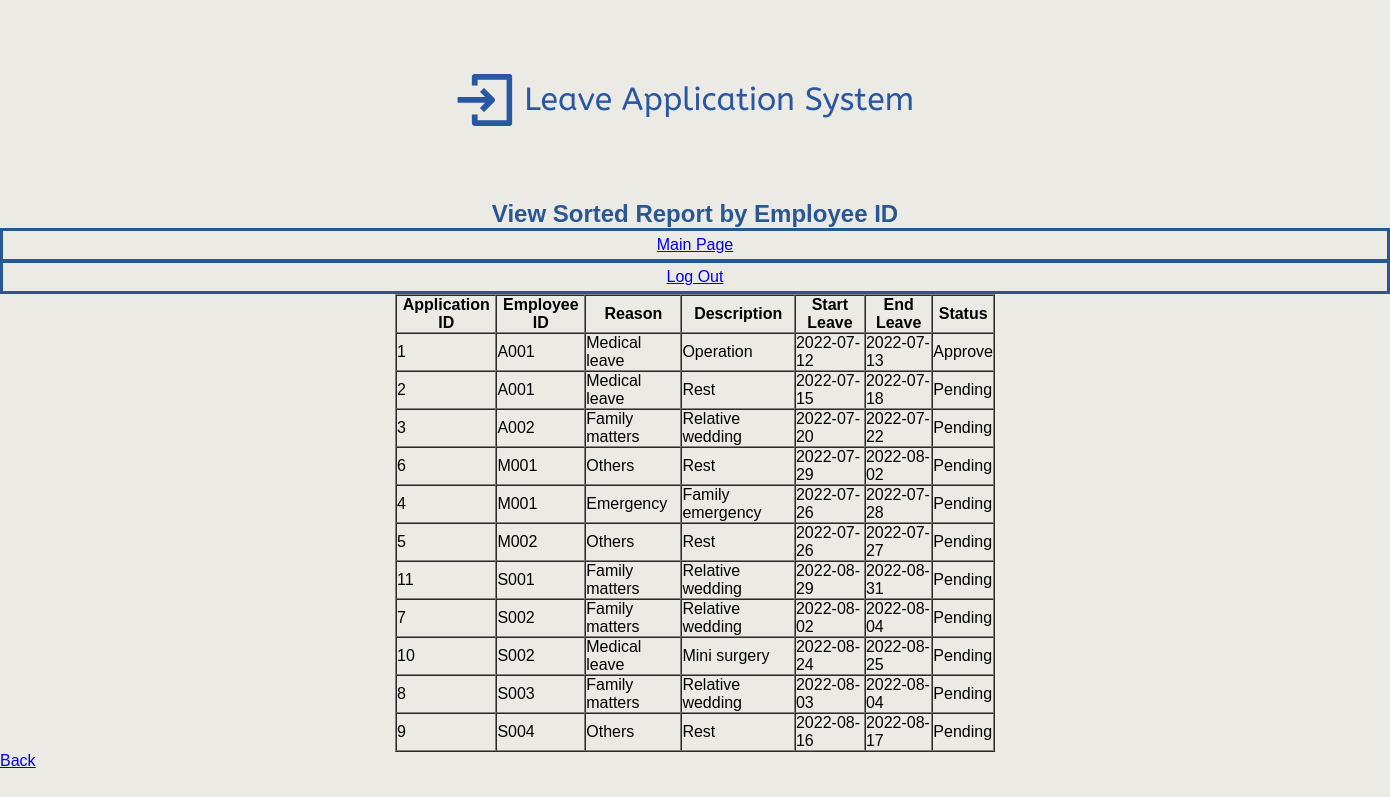
Page /view_sort_id.php (signed in) on the committed database.
### tables this page shows
CREATE TABLE `leaveapplication` (
  `applicationID` int(6) NOT NULL,
  `empID` varchar(5) DEFAULT NULL,
  `status` varchar(10) DEFAULT NULL,
  `reason` varchar(50) DEFAULT NULL,
  `description` varchar(100) DEFAULT NULL
);

CREATE TABLE `dateleave` (
  `applicationID` int(6) NOT NULL,
  `startLeave` date DEFAULT NULL,
  `endLeave` date DEFAULT NULL
);

### view_sort_id.php (the view, shortened to what this page needs)
<html>
	<head>
        <link rel="stylesheet" href="layout.css">
    <head>
    <body>
    <div class = header>
            <img src ="header.png" />
            <h2>View Sorted Report by Employee ID</h2>
        <div id="rpt">
        <?php if ($_SESSION["LEVEL"] == 1 || $_SESSION["LEVEL"] == 2) {?>
		<?php
            require("config.php");
            $sql = "SELECT a.*, d.*
                    FROM LeaveApplication a JOIN DateLeave d
                    ON a.applicationID = d.applicationID
                    ORDER BY a.empID;";
            $result = mysqli_query($conn, $sql);
            $count = 1;
            if (mysqli_num_rows($result) > 0) {
        ?>
		<table width="600" border="1" cellspacing="0" cellpadding="3">
		<tr>
            <td align="center"><strong>Application ID</strong></td>
            <td align="center"><strong>Employee ID</strong></td>
            <td align="center"><strong>Reason</strong></td>
            <td align="center"><strong>Description</strong></td>
            <td align="center"><strong>Start Leave</strong></td>
            <td align="center"><strong>End Leave</strong></td>
            <td align="center"><strong>Status</strong></td>
	 	</tr>
        <?php
			while($rows = mysqli_fetch_assoc($result)) {
		?>
        <?php
			if ($count == 1) {
		?>
        <div id="btn">
        <div id="mainhp"><a href="main.php?empID=<?php echo $rows['empID']; ?>">Main Page</a></div>
		<div id="logouthp"><a href="logout.php">Log Out</a> <?php } $count += 1?></div>
        </div>
        <tr>
			<td><?php echo $rows['applicationID']; ?></td>
			<td><?php echo $rows['empID']; ?></td>
			<td><?php echo $rows['reason']; ?></td>
            <td><?php echo $rows['description']; ?></td>
			<td><?php echo $rows['startLeave']; ?></td>
			<td><?php echo $rows['endLeave']; ?></td>
            <td><?php echo $rows['status']; ?></td>
        </tr>
		<?php } }
            else {
                echo "<h3>There are no records to show</h3>";
            }
	    ?>
        <a href="view_report.php">Back</a>
        <?php
        } ?>
    </body>
</html>

### layout.css (style rules this page uses)
* { margin: 0; padding: 0; box-sizing: border-box; font-family:sans-serif; }
body { background-color: #ebeae5; }
#btn { background-color: #ebeae5; border: solid 1.5px #295792; }
#mainhp, #logouthp { background-color: #ebeae5; border: solid 2px #295792; padding: 5px; text-align: center; font-family:sans-serif; color: #295792; text-decoration: none; }
.header { background-color: #ebeae5; }
img { margin: 0px 390px; }
h2 { color: #295792; text-align: center; }
table { margin: auto; }

### rows in the picture
leaveapplication: dateleave.applicationID "1", empID "A001", reason "Medical leave", description "Operation", dateleave.startLeave "2022-07-12", dateleave.endLeave "2022-07-13", status "Approve"
leaveapplication: dateleave.applicationID "2", empID "A001", reason "Medical leave", description "Rest", dateleave.startLeave "2022-07-15", dateleave.endLeave "2022-07-18", status "Pending"
leaveapplication: dateleave.applicationID "3", empID "A002", reason "Family matters", description "Relative wedding", dateleave.startLeave "2022-07-20", dateleave.endLeave "2022-07-22", status "Pending"
leaveapplication: dateleave.applicationID "6", empID "M001", reason "Others", description "Rest", dateleave.startLeave "2022-07-29", dateleave.endLeave "2022-08-02", status "Pending"
leaveapplication: dateleave.applicationID "4", empID "M001", reason "Emergency", description "Family emergency", dateleave.startLeave "2022-07-26", dateleave.endLeave "2022-07-28", status "Pending"
leaveapplication: dateleave.applicationID "5", empID "M002", reason "Others", description "Rest", dateleave.startLeave "2022-07-26", dateleave.endLeave "2022-07-27", status "Pending"
leaveapplication: dateleave.applicationID "11", empID "S001", reason "Family matters", description "Relative wedding", dateleave.startLeave "2022-08-29", dateleave.endLeave "2022-08-31", status "Pending"
leaveapplication: dateleave.applicationID "7", empID "S002", reason "Family matters", description "Relative wedding", dateleave.startLeave "2022-08-02", dateleave.endLeave "2022-08-04", status "Pending"
leaveapplication: dateleave.applicationID "10", empID "S002", reason "Medical leave", description "Mini surgery", dateleave.startLeave "2022-08-24", dateleave.endLeave "2022-08-25", status "Pending"
leaveapplication: dateleave.applicationID "8", empID "S003", reason "Family matters", description "Relative wedding", dateleave.startLeave "2022-08-03", dateleave.endLeave "2022-08-04", status "Pending"
leaveapplication: dateleave.applicationID "9", empID "S004", reason "Others", description "Rest", dateleave.startLeave "2022-08-16", dateleave.endLeave "2022-08-17", status "Pending"
